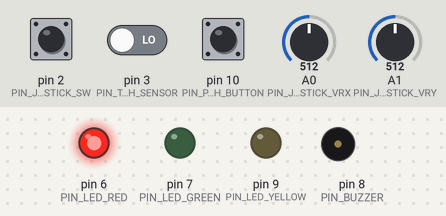
Bench run of a sketch on a simulated Arduino Uno, built with avr-gcc and run on an emulated ATmega328P. On the bench: output pins drawn as LEDs (lit = HIGH), buzzer (waves = sounding, pin HIGH). Dashed ring = blinking. The test bench sets the inputs (shaded band); at power-on: pin 10 (PIN_PUSH_BUTTON) HIGH, pin 2 (PIN_JOYSTICK_SW) HIGH, A0 (PIN_JOYSTICK_VRX) = 512, A1 (PIN_JOYSTICK_VRY) = 512, pin 3 (PIN_TOUCH_SENSOR) LOW. What the sketch prints to the serial monitor is not drawn.

Above: at 1.3 s.
1.4 s: pin 10 (PIN_PUSH_BUTTON) pulled LOW for 1 s
At 3.2 s:
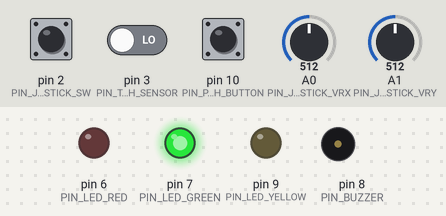
3.9 s: pin 2 (PIN_JOYSTICK_SW) pulled LOW for 0.15 s
At 4.27 s:
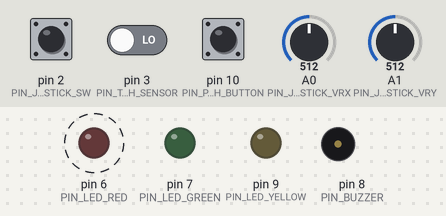
7.0 s: pin 2 (PIN_JOYSTICK_SW) pulled LOW for 1 s
At 7.12 s:
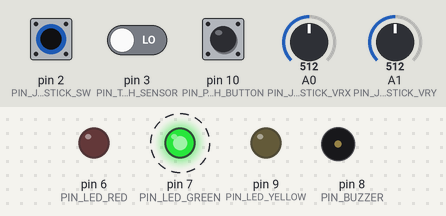
10.0 s: A0 (PIN_JOYSTICK_VRX) set to 634
13.0 s: A0 (PIN_JOYSTICK_VRX) set to 666
16.0 s: A1 (PIN_JOYSTICK_VRY) set to 635
19.0 s: A1 (PIN_JOYSTICK_VRY) set to 663
Timing chart, 0 to 23.0 s (numbered marks = the images above; inputs shaded):
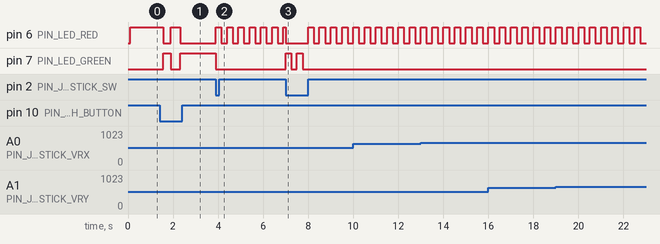

Measured:
- after the input at 1.4 s, pin 6 (PIN_LED_RED): HIGH → LOW after 0.17 s, → HIGH 0.33 s later, → LOW 0.42 s later; pin 7 (PIN_LED_GREEN): LOW → HIGH after 0.17 s, → LOW 0.33 s later, → HIGH 0.42 s later
- after the input at 3.9 s, pin 6 (PIN_LED_RED): alternates HIGH for 0.25 s and LOW for 0.25 s, starting at once; pin 7 (PIN_LED_GREEN): HIGH → LOW at once
- after the input at 7.0 s, pin 7 (PIN_LED_GREEN): alternates HIGH for 0.25 s and LOW for 0.25 s, 4 changes in all, then stays LOW, starting at once

The sketch:

sketch_project7.ino
```cpp
/**
 * Warehouse Crane Simulator with Task Validation
 * Target Board: Arduino Uno
 * Complete Consolidated Code
 */

#include <Arduino.h>

// ==========================================
// 1. PIN CONFIGURATIONS
// ==========================================
const int PIN_JOYSTICK_VRX = A0;   // Joystick X-axis
const int PIN_JOYSTICK_VRY = A1;   // Joystick Y-axis
const int PIN_JOYSTICK_SW  = 2;    // Joystick Push Button
const int PIN_TOUCH_SENSOR = 3;    // Touch Sensor (Capacitive)
const int PIN_LED_RED      = 6;    // Red LED
const int PIN_LED_GREEN    = 7;    // Green LED
const int PIN_BUZZER       = 8;    // Active Buzzer
const int PIN_LED_YELLOW   = 9;    // Yellow LED
const int PIN_PUSH_BUTTON  = 10;   // Main Task Controller Button

// ==========================================
// 2. CONSTANTS & SYSTEM ENUMS
// ==========================================
enum MoveType {
    MOVE_NONE,
    MOVE_UP,
    MOVE_DOWN,
    MOVE_LEFT,
    MOVE_RIGHT,
    MOVE_STOP,
    MOVE_PICK,
    MOVE_DROP
};

const char* const MOVE_STRINGS[] = {
    "NONE", "UP", "DOWN", "LEFT", "RIGHT", "STOP", "PICK", "DROP"
};

enum SystemState {
    STATE_IDLE,
    STATE_TASK_ACTIVE,
    STATE_EVALUATION_SUCCESS,
    STATE_EVALUATION_FAILURE
};

#define MAX_MOVES_PER_TASK 20
#define TOTAL_TASKS 3

struct CraneTask {
    const char* description;
    MoveType expectedMoves[MAX_MOVES_PER_TASK];
    int totalMovesCount;
};

// Predefined routes database
const CraneTask taskDatabase[TOTAL_TASKS] = {
    {
        "Task 1: Move UP, Move LEFT, Move DOWN, STOP Crane, Pick Parcel. Then Move UP, Move LEFT, Move DOWN, STOP Crane, Release Parcel.",
        {MOVE_UP, MOVE_LEFT, MOVE_DOWN, MOVE_STOP, MOVE_PICK, MOVE_UP, MOVE_LEFT, MOVE_DOWN, MOVE_STOP, MOVE_DROP},
        10
    },
    {
        "Task 2: Move RIGHT, Move UP, Move LEFT, Move DOWN, STOP Crane, Pick Parcel. Then Move UP, Move RIGHT, STOP Crane, Release Parcel.",
        {MOVE_RIGHT, MOVE_UP, MOVE_LEFT, MOVE_DOWN, MOVE_STOP, MOVE_PICK, MOVE_UP, MOVE_RIGHT, MOVE_STOP, MOVE_DROP},
        10
    },
    {
        "Task 3: Move DOWN, Move LEFT, STOP Crane, Pick Parcel. Then Move UP, Move RIGHT, Move DOWN, STOP Crane, Release Parcel.",
        {MOVE_DOWN, MOVE_LEFT, MOVE_STOP, MOVE_PICK, MOVE_UP, MOVE_RIGHT, MOVE_DOWN, MOVE_STOP, MOVE_DROP},
        9
    }
};

// ==========================================
// 3. GLOBAL STATE VARIABLES
// ==========================================
SystemState currentState = STATE_IDLE;
int currentTaskIndex = 0;

MoveType userMovesHistory[MAX_MOVES_PER_TASK];
int userMoveCount = 0;

bool isCraneRunning = false;       // Governed by Joystick Switch
bool isParcelPicked = false;       // Tracks touch state sequence

unsigned long lastMainButtonDebounce  = 0;
unsigned long lastJoystickSwitchDebounce = 0;
unsigned long lastTouchDebounce          = 0;
const unsigned long DEBOUNCE_DELAY       = 250;

// Timing variables for asynchronous blinking
unsigned long lastBlinkerMillis = 0;
bool alertToggleState = false;
unsigned long lastRedBlinkMillis = 0;
bool redBlinkState = false;

// Joystick Calibration Defaults
const int JOYSTICK_THRESHOLD_LOW  = 350;
const int JOYSTICK_THRESHOLD_HIGH = 650;
MoveType lastRegisteredJoystickMove = MOVE_NONE;
unsigned long joystickHoldTimer     = 0;
const unsigned long JOYSTICK_HOLD_DELAY = 800;

// ==========================================
// 4. FUNCTION DECLARATIONS
// ==========================================
void processMainButton();
void processJoystickSwitch();
void processTouchSensor();
void processCraneMovement();
void updateLEDOutputs();
void validateUserPerformance();
void printTaskDescription(int index);
void resetSystemVariables();

// ==========================================
// 5. SETUP & MAIN LOOP
// ==========================================
void setup() {
    Serial.begin(9600);
    while (!Serial) { ; }

    pinMode(PIN_JOYSTICK_SW, INPUT_PULLUP);
    pinMode(PIN_TOUCH_SENSOR, INPUT);
    pinMode(PIN_PUSH_BUTTON, INPUT_PULLUP);

    pinMode(PIN_LED_RED, OUTPUT);
    pinMode(PIN_LED_GREEN, OUTPUT);
    pinMode(PIN_LED_YELLOW, OUTPUT);
    pinMode(PIN_BUZZER, OUTPUT);

    resetSystemVariables();

    Serial.println(F("========================================"));
    Serial.println(F("      WAREHOUSE CRANE SIMULATOR         "));
    Serial.println(F("========================================"));
    Serial.println(F("Press Main Push Button to Start Task\n"));
}

void loop() {
    processMainButton();

    if (currentState == STATE_TASK_ACTIVE) {
        processJoystickSwitch();
        processTouchSensor();
        processCraneMovement();
    }

    updateLEDOutputs();
}

// ==========================================
// 6. CORE LOGIC & HARDWARE CONTEXT HANDLING
// ==========================================
void processMainButton() {
    int buttonState = digitalRead(PIN_PUSH_BUTTON);
    if (buttonState == LOW && (millis() - lastMainButtonDebounce > DEBOUNCE_DELAY)) {
        lastMainButtonDebounce = millis();

        if (currentState == STATE_IDLE) {
            resetSystemVariables();
            currentState = STATE_TASK_ACTIVE;

            Serial.print(F("Task "));
            Serial.print(currentTaskIndex + 1);
            Serial.println(F(" Started"));
            printTaskDescription(currentTaskIndex);
        }
        else if (currentState == STATE_TASK_ACTIVE) {
            Serial.print(F("Task "));
            Serial.print(currentTaskIndex + 1);
            Serial.println(F(" Completed"));
            Serial.println(F("Checking Task..."));

            validateUserPerformance();
        }
        else if (currentState == STATE_EVALUATION_SUCCESS || currentState == STATE_EVALUATION_FAILURE) {
            currentTaskIndex = (currentTaskIndex + 1) % TOTAL_TASKS;
            currentState = STATE_IDLE;
            resetSystemVariables();

            Serial.println(F("\nPress Main Push Button to Start Next Task"));
        }
    }
}

void processJoystickSwitch() {
    int swState = digitalRead(PIN_JOYSTICK_SW);
    if (swState == LOW && (millis() - lastJoystickSwitchDebounce > DEBOUNCE_DELAY)) {
        lastJoystickSwitchDebounce = millis();

        isCraneRunning = !isCraneRunning;

        if (isCraneRunning) {
            Serial.println(F("Crane Started"));
        } else {
            Serial.println(F("Crane Stopped"));

            if (userMoveCount < MAX_MOVES_PER_TASK) {
                userMovesHistory[userMoveCount] = MOVE_STOP;
                userMoveCount++;
                Serial.print(F("Move "));
                Serial.print(userMoveCount);
                Serial.println(F(": STOP"));
            }
        }
    }
}

void processTouchSensor() {
    // Touch only works when crane is completely STOPPED
    if (!isCraneRunning && currentState == STATE_TASK_ACTIVE) {
        int touchState = digitalRead(PIN_TOUCH_SENSOR);
        if (touchState == HIGH && (millis() - lastTouchDebounce > DEBOUNCE_DELAY)) {
            lastTouchDebounce = millis();

            if (userMoveCount < MAX_MOVES_PER_TASK) {
                if (!isParcelPicked) {
                    isParcelPicked = true;
                    userMovesHistory[userMoveCount] = MOVE_PICK;
                    userMoveCount++;
                    Serial.print(F("Move "));
                    Serial.print(userMoveCount);
                    Serial.println(F(": PICK"));
                    Serial.println(F("Parcel Picked Successfully"));
                } else {
                    isParcelPicked = false;
                    userMovesHistory[userMoveCount] = MOVE_DROP;
                    userMoveCount++;
                    Serial.print(F("Move "));
                    Serial.print(userMoveCount);
                    Serial.println(F(": DROP"));
                    Serial.println(F("Parcel Released Successfully"));
                }
            }
        }
    }
}

void processCraneMovement() {
    if (!isCraneRunning) {
        lastRegisteredJoystickMove = MOVE_NONE;
        return;
    }

    int xVal = analogRead(PIN_JOYSTICK_VRX);
    int yVal = analogRead(PIN_JOYSTICK_VRY);
    MoveType currentReading = MOVE_NONE;

    // Direct mapping configuration: UP reading processes as UP
    if (yVal < JOYSTICK_THRESHOLD_LOW) {
        currentReading = MOVE_UP;
    } else if (yVal > JOYSTICK_THRESHOLD_HIGH) {
        currentReading = MOVE_DOWN;
    } else if (xVal < JOYSTICK_THRESHOLD_LOW) {
        currentReading = MOVE_LEFT;
    } else if (xVal > JOYSTICK_THRESHOLD_HIGH) {
        currentReading = MOVE_RIGHT;
    }

    if (currentReading != MOVE_NONE) {
        if (currentReading != lastRegisteredJoystickMove || (millis() - joystickHoldTimer > JOYSTICK_HOLD_DELAY)) {
            lastRegisteredJoystickMove = currentReading;
            joystickHoldTimer = millis();

            if (userMoveCount < MAX_MOVES_PER_TASK) {
                userMovesHistory[userMoveCount] = currentReading;
                userMoveCount++;

                Serial.print(F("Move "));
                Serial.print(userMoveCount);
                Serial.print(F(": "));
                Serial.println(MOVE_STRINGS[currentReading]);
            }
        }
    } else {
        lastRegisteredJoystickMove = MOVE_NONE;
    }
}

// ==========================================
// 7. DYNAMIC LED & ALERT MANAGER
// ==========================================
void updateLEDOutputs() {
    unsigned long currentMillis = millis();

    switch (currentState) {
        case STATE_IDLE:
            digitalWrite(PIN_LED_RED, HIGH);
            digitalWrite(PIN_LED_GREEN, LOW);
            digitalWrite(PIN_LED_YELLOW, LOW);
            digitalWrite(PIN_BUZZER, LOW);
            break;

        case STATE_TASK_ACTIVE:
            digitalWrite(PIN_LED_YELLOW, LOW);
            digitalWrite(PIN_BUZZER, LOW);

            if (isCraneRunning) {
                // Crane Moving profile: Red Blinking, Green OFF
                digitalWrite(PIN_LED_GREEN, LOW);
                if (currentMillis - lastRedBlinkMillis >= 250) { // Fast pacing for active motion
                    lastRedBlinkMillis = currentMillis;
                    redBlinkState = !redBlinkState;
                    digitalWrite(PIN_LED_RED, redBlinkState);
                }
            } else {
                // Crane Stopped / Picking / Dropping profile: Red OFF, Green ON
                digitalWrite(PIN_LED_RED, LOW);
                digitalWrite(PIN_LED_GREEN, HIGH);
            }
            break;

        case STATE_EVALUATION_SUCCESS:
            // Success profile: Red OFF, Green ON, Yellow + Buzzer Blinking at 0.5s intervals
            digitalWrite(PIN_LED_RED, LOW);
            digitalWrite(PIN_LED_GREEN, HIGH);

            if (currentMillis - lastBlinkerMillis >= 500) {
                lastBlinkerMillis = currentMillis;
                alertToggleState = !alertToggleState;

                digitalWrite(PIN_LED_YELLOW, alertToggleState);
                digitalWrite(PIN_BUZZER, alertToggleState);
            }
            break;

        case STATE_EVALUATION_FAILURE:
            // Failure profile: Red OFF, Green ON, Yellow/Buzzer completely dead
            digitalWrite(PIN_LED_RED, LOW);
            digitalWrite(PIN_LED_GREEN, HIGH);
            digitalWrite(PIN_LED_YELLOW, LOW);
            digitalWrite(PIN_BUZZER, LOW);
            break;
    }
}

// ==========================================
// 8. PERFORMANCE VALIDATION SUBROUTINE
// ==========================================
void validateUserPerformance() {
    const CraneTask target = taskDatabase[currentTaskIndex];
    bool evaluationPassed = true;
    int failedMoveIndex = -1;

    for (int i = 0; i < target.totalMovesCount; i++) {
        if (i >= userMoveCount || userMovesHistory[i] != target.expectedMoves[i]) {
            evaluationPassed = false;
            failedMoveIndex = i;
            break;
        }
    }

    if (evaluationPassed && userMoveCount > target.totalMovesCount) {
        evaluationPassed = false;
        failedMoveIndex = target.totalMovesCount;
    }

    if (evaluationPassed) {
        currentState = STATE_EVALUATION_SUCCESS;
        Serial.println(F("Description = task successfully completed"));
        lastBlinkerMillis = millis();
        alertToggleState = true;
    } else {
        currentState = STATE_EVALUATION_FAILURE;
        Serial.println(F("Task Failed"));

        if (failedMoveIndex < userMoveCount && failedMoveIndex >= 0) {
            Serial.print(F("Move "));
            Serial.print(failedMoveIndex + 1);
            Serial.println(F(" is Incorrect"));

            Serial.println(F("Expected :"));
            if (failedMoveIndex < target.totalMovesCount) {
                Serial.println(MOVE_STRINGS[target.expectedMoves[failedMoveIndex]]);
            } else {
                Serial.println(F("END OF TASK"));
            }

            Serial.println(F("You Performed :"));
            Serial.println(MOVE_STRINGS[userMovesHistory[failedMoveIndex]]);
        } else {
            Serial.print(F("Move "));
            Serial.print(failedMoveIndex + 1);
            Serial.println(F(" is Incorrect"));
            Serial.println(F("Expected :"));
            Serial.println(MOVE_STRINGS[target.expectedMoves[failedMoveIndex]]);
            Serial.println(F("You Performed :"));
            Serial.println(F("NONE (Premature Task Termination)"));
        }
    }
}

void printTaskDescription(int index) {
    Serial.println(F("----------------------------------------"));
    Serial.println(taskDatabase[index].description);
    Serial.println(F("----------------------------------------"));
}

void resetSystemVariables() {
    userMoveCount = 0;
    isCraneRunning = false;
    isParcelPicked = false;
    lastRegisteredJoystickMove = MOVE_NONE;

    for (int i = 0; i < MAX_MOVES_PER_TASK; i++) {
        userMovesHistory[i] = MOVE_NONE;
    }
}
```
